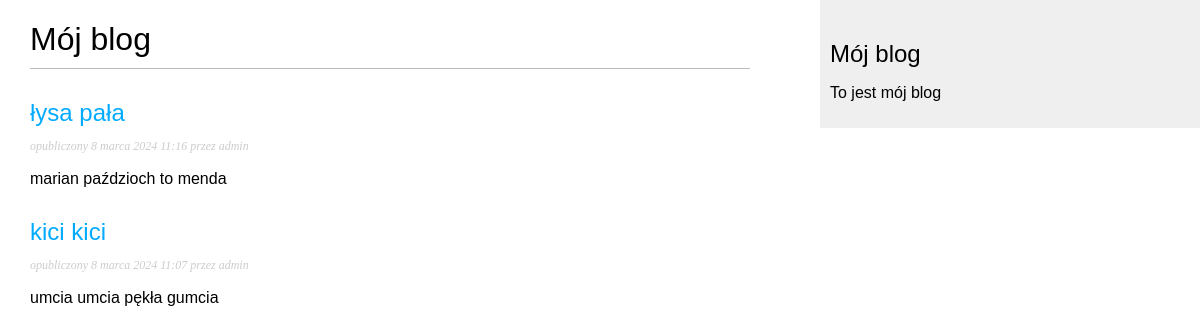
/blog/, run on an earlier commit of the app's database.
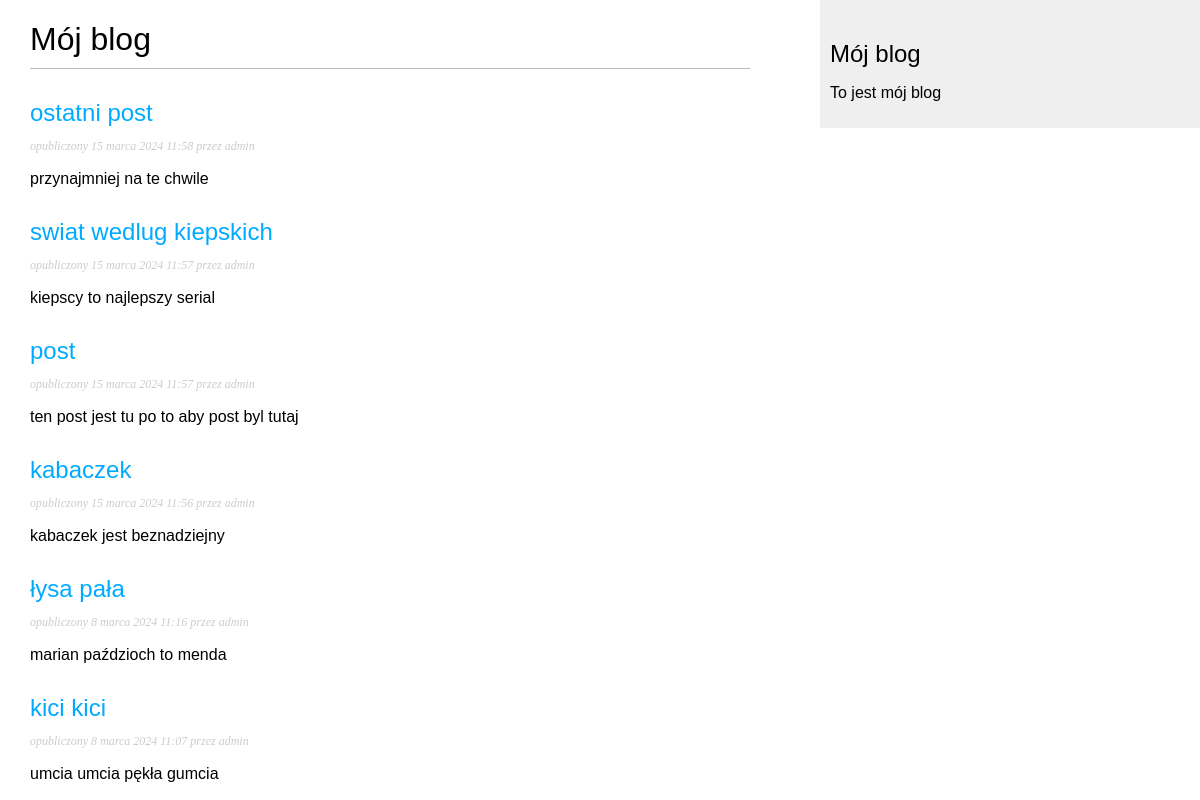
And on a later commit of the database.
### blog/models.py (models this page shows, shortened)
class Post(models.Model):
    objects = models.Manager()
    published = PublishManager()
    title = models.CharField(max_length=250)
    body = models.TextField()
    publish = models.DateTimeField(default=timezone.now)
    created = models.DateTimeField(auto_now_add=True)
    updated = models.DateTimeField(auto_now=True)
    STATUS_CHOICES = (
        ('draft', 'Draft'),
        ('published', 'Opublikowany')
    )
    status = models.CharField(max_length=10, choices=STATUS_CHOICES,
                              default='draft')
    slug = models.SlugField(max_length=250, unique_for_date='publish')
    author = models.ForeignKey(User, on_delete=models.CASCADE, related_name='blog_posts')
    class Meta:
        ordering = ('-publish',)
    def get_absolute_url(self):
        return reverse('blog:post_detail', args=[self.publish.year,
                                                 self.publish.month,
                                                 self.publish.day,
                                                 self.slug])

### blog/views.py (the view)
# urls.py: path('', views.post_list, name='post_lists'),
def post_list(request):
    posts = Post.published.all()
    return render(request,  "blog/post/list.html", {"posts": posts})

### blog/models.py (called while the page is built)
    def get_queryset(self):
        return super(PublishManager,self).get_queryset().filter(status="published")

### blog/templates/blog/post/list.html (shortened to what this page needs)
{% extends "blog/base.html" %}
{% block content %}
    <h1>Mój blog</h1>
    {% for post in posts %}
        <h2><a href="{{ post.get_absolute_url }}">{{ post.title }}</a></h2>
        <p class="date">opubliczony {{ post.publish }} przez {{ post.author }}</p>
        {{ post.body|truncatewords:30|linebreaks }}
    {% endfor %}
{% endblock %}

### blog/templates/blog/base.html (shortened to what this page needs)
{% load static %}
<!DOCTYPE html>
<html lang="pl">
<head>
    <link href="{% static "css/blog.css" %}" rel="stylesheet">
</head>
<body>
    <div id="content">
        {% block content %}
        {% endblock %}
    </div>
    <div id="sidebar">
        <h2>Mój blog</h2>
        <p>To jest mój blog</p>
    </div>
</body>
</html>

### blog/static/css/blog.css (style rules this page uses)
body { margin:0; padding:0; font-family:helvetica, sans-serif; }
a { color:#00abff; text-decoration:none; }
h1 { font-weight:normal; border-bottom:1px solid #bbb; padding:0 0 10px 0; }
h2 { font-weight:normal; margin:30px 0 0; }
#content { float:left; width:60%; padding:0 0 0 30px; }
#sidebar { float:right; width:30%; padding:10px; background:#efefef; height:100%; }
p.date { color:#ccc; font-family: georgia, serif; font-size: 12px; font-style: italic; }

What changed in the data, as far as the page shows it:
added Post: title "ostatni post", publish "15 marca 2024 11:58", author "admin", body "przynajmniej na te chwile"
added Post: title "swiat wedlug kiepskich", publish "15 marca 2024 11:57", author "admin", body "kiepscy to najlepszy serial"
added Post: title "post", publish "15 marca 2024 11:57", author "admin", body "ten post jest tu po to aby post byl tutaj"
added Post: title "kabaczek", publish "15 marca 2024 11:56", author "admin", body "kabaczek jest beznadziejny"
